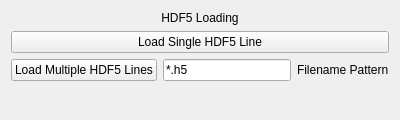
<?xml version="1.0" encoding="UTF-8"?>
<ui version="4.0">
 <class>HDF5LineImport_Widget</class>
 <widget class="QWidget" name="HDF5LineImport_Widget">
  <property name="geometry">
   <rect>
    <x>0</x>
    <y>0</y>
    <width>400</width>
    <height>120</height>
   </rect>
  </property>
  <property name="windowTitle">
   <string>HDF5 Line Import</string>
  </property>
  <layout class="QVBoxLayout" name="verticalLayout">
   <item>
    <widget class="QLabel" name="label_title">
     <property name="text">
      <string>HDF5 Loading</string>
     </property>
     <property name="alignment">
      <set>Qt::AlignmentFlag::AlignCenter</set>
     </property>
    </widget>
   </item>
   <item>
    <widget class="QPushButton" name="load_single_hdf5_line_button">
     <property name="text">
      <string>Load Single HDF5 Line</string>
     </property>
    </widget>
   </item>
   <item>
    <layout class="QHBoxLayout" name="multiFileLayout">
     <item>
      <widget class="QPushButton" name="load_multi_hdf5_line_button">
       <property name="text">
        <string>Load Multiple HDF5 Lines</string>
       </property>
      </widget>
     </item>
     <item>
      <widget class="QLineEdit" name="multi_filename_pattern_text">
       <property name="placeholderText">
        <string>*.h5</string>
       </property>
       <property name="text">
        <string>*.h5</string>
       </property>
      </widget>
     </item>
     <item>
      <widget class="QLabel" name="label_pattern">
       <property name="text">
        <string>Filename Pattern</string>
       </property>
      </widget>
     </item>
    </layout>
   </item>
   <item>
    <spacer name="verticalSpacer">
     <property name="orientation">
      <enum>Qt::Orientation::Vertical</enum>
     </property>
     <property name="sizeHint" stdset="0">
      <size>
       <width>20</width>
       <height>40</height>
      </size>
     </property>
    </spacer>
   </item>
  </layout>
 </widget>
 <resources/>
 <connections/>
</ui>
